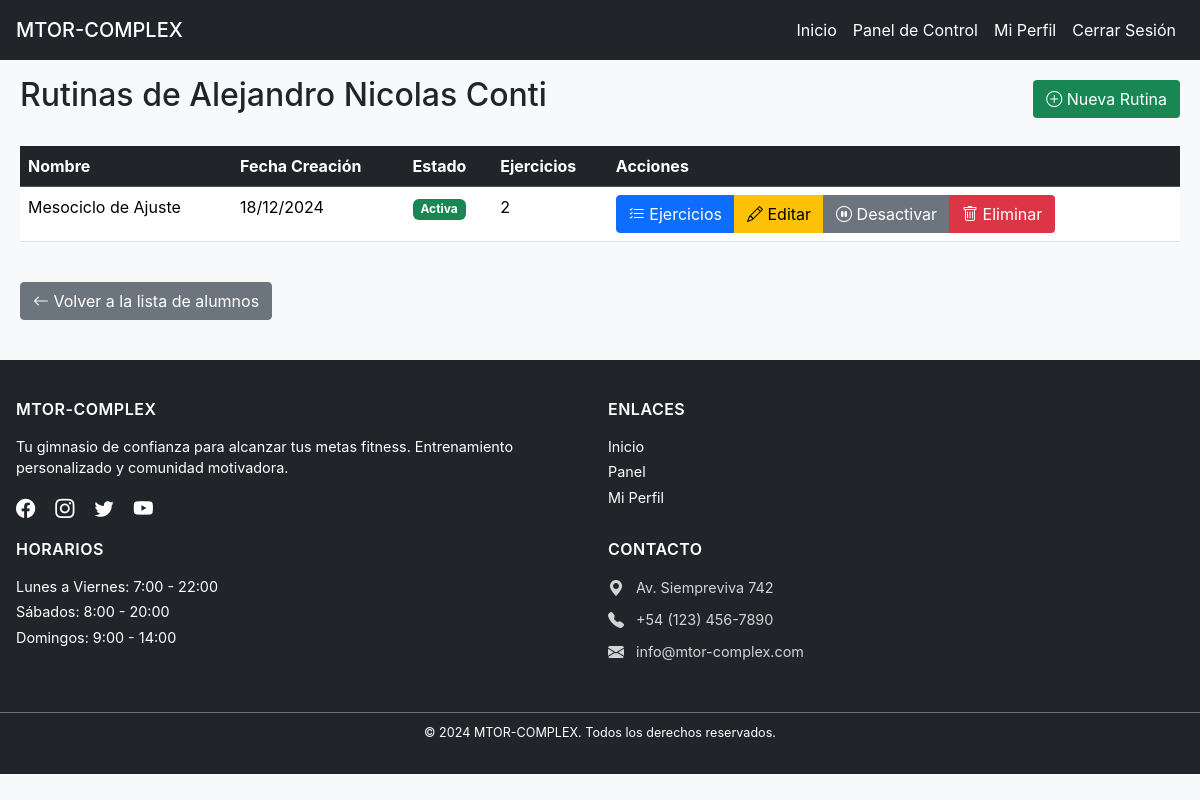
The page /gimnasio/profesor/alumno/1/rutinas/ (signed in) on the database its author committed.
### gimnasio/models.py (models this page shows, shortened)
class Rutina(models.Model):
    nombre = models.CharField(max_length=100, default='Nueva Rutina')
    descripcion = models.TextField(blank=True)
    alumno = models.ForeignKey(Alumno, on_delete=models.CASCADE, related_name='rutinas')
    profesor = models.ForeignKey(User, on_delete=models.CASCADE, related_name='rutinas_asignadas')
    fecha_creacion = models.DateTimeField(auto_now_add=True)
    fecha_actualizacion = models.DateTimeField(auto_now=True)
    ejercicios = models.ManyToManyField(Ejercicio, through='RutinaEjercicio')
    activa = models.BooleanField(default=True)
    class Meta:
        verbose_name = "Rutina"
        verbose_name_plural = "Rutinas"
        ordering = ['-fecha_creacion']

### gimnasio/views.py (the view)
# urls.py: path('profesor/alumno/<int:alumno_id>/rutinas/', views.gestionar_rutinas_alumno, name='gestionar_rutinas_alumno'),
@login_required
@user_passes_test(es_profesor)
def gestionar_rutinas_alumno(request, alumno_id):
    if not hasattr(request.user, 'perfil') or not request.user.perfil.es_profesor:
        messages.error(request, 'No tienes permiso para acceder a esta página.')
        return redirect('gimnasio:index')
    alumno = get_object_or_404(Alumno, id=alumno_id)
    rutinas = alumno.rutinas.all().order_by('-fecha_creacion')
    context = {
        'alumno': alumno,
        'rutinas': rutinas,
        'titulo': f'Rutinas de {alumno.usuario.get_full_name() or alumno.usuario.username}'
    }
    return render(request, 'gimnasio/gestionar_rutinas_alumno.html', context)

### gimnasio/views.py (called while the page is built)
def es_profesor(user):
    if user.is_superuser:
        return True
    return user.is_authenticated and hasattr(user, 'perfil') and user.perfil.es_profesor

### gimnasio/templates/gimnasio/gestionar_rutinas_alumno.html (shortened to what this page needs)
{% extends 'gimnasio/base.html' %}
{% load static %}
{% block contenido %}
<div class="container">
    <div class="row mb-4">
        <div class="col">
            <div class="d-flex justify-content-between align-items-center mb-4">
                <h1 class="h2">{{ titulo }}</h1>
                <a href="{% url 'gimnasio:crear_rutina_alumno' alumno.id %}" class="btn btn-success">
                    <i class="bi bi-plus-circle"></i> Nueva Rutina
                </a>
            </div>
            {% if rutinas %}
                <div class="table-responsive">
                    <table class="table table-hover">
                        <thead class="table-dark">
                            <tr>
                                <th>Nombre</th>
                                <th>Fecha Creación</th>
                                <th>Estado</th>
                                <th>Ejercicios</th>
                                <th>Acciones</th>
                            </tr>
                        </thead>
                        <tbody>
                            {% for rutina in rutinas %}
                                <tr>
                                    <td>{{ rutina.nombre }}</td>
                                    <td>{{ rutina.fecha_creacion|date:"d/m/Y" }}</td>
                                    <td>
                                        {% if rutina.activa %}
                                            <span class="badge bg-success">Activa</span>
                                        {% else %}
                                            <span class="badge bg-secondary">Inactiva</span>
                                        {% endif %}
                                    </td>
                                    <td>{{ rutina.ejercicios.count }}</td>
                                    <td>
                                        <div class="btn-group">
                                            <a href="{% url 'gimnasio:ejercicios_rutina_profesor' rutina.id %}"
                                               class="btn btn-sm btn-primary">
                                                <i class="bi bi-list-check"></i> Ejercicios
                                            </a>
                                            <a href="{% url 'gimnasio:editar_rutina' rutina.id %}"
                                               class="btn btn-sm btn-warning">
                                                <i class="bi bi-pencil"></i> Editar
                                            </a>
                                            {% if rutina.activa %}
                                                <a href="{% url 'gimnasio:desactivar_rutina' rutina.id %}"
                                                   class="btn btn-sm btn-secondary">
                                                    <i class="bi bi-pause-circle"></i> Desactivar
                                                </a>
                                            {% else %}
                                                <a href="{% url 'gimnasio:activar_rutina' rutina.id %}"
                                                   class="btn btn-sm btn-success">
                                                    <i class="bi bi-play-circle"></i> Activar
                                                </a>
                                            {% endif %}
                                            <a href="{% url 'gimnasio:eliminar_rutina' rutina.id %}"
                                               class="btn btn-sm btn-danger"
                                               onclick="return confirm('¿Estás seguro de que deseas eliminar esta rutina?')">
                                                <i class="bi bi-trash"></i> Eliminar
                                            </a>
                                        </div>
                                    </td>
                                </tr>
                            {% endfor %}
                        </tbody>
                    </table>
                </div>
            {% else %}
                <div class="alert alert-info">
                    Este alumno no tiene rutinas asignadas aún.
                </div>
            {% endif %}
            <div class="mt-4">
                <a href="{% url 'gimnasio:alumnos_profesor' %}" class="btn btn-secondary">
                    <i class="bi bi-arrow-left"></i> Volver a la lista de alumnos
                </a>
            </div>
        </div>
    </div>
</div>
{% endblock %}

### gimnasio/static/gimnasio/css/styles.css (style rules this page uses)
:root { --primary-color: #0d6efd; --secondary-color: #6c757d; --success-color: #198754; --danger-color: #dc3545; --warning-color: #ffc107; --info-color: #0dcaf0; --light-color: #f8f9fa; --dark-color: #212529; --navbar-height: 60px; --footer-height: auto; }
* { margin: 0; padding: 0; box-sizing: border-box; }
body { margin: 0; padding: 0; min-height: 100vh; font-family: -apple-system, BlinkMacSystemFont, "Segoe UI", Roboto, "Helvetica Neue", Arial, sans-serif; overflow-x: hidden; background-color: var(--light-color); }
.btn, .form-control, .nav-link, .navbar, .dropdown-item, .form-select, .card, .ejercicio-form { transition: none !important; transform: none !important; box-shadow: none !important; }
.container { width: 100%; max-width: 1200px; margin: 0 auto; padding: 1rem; }
.btn { display: inline-block; font-weight: 400; text-align: center; vertical-align: middle; padding: 0.375rem 0.75rem; font-size: 1rem; line-height: 1.5; border-radius: 0.25rem; border: 1px solid transparent; cursor: pointer; text-decoration: none; }
.btn-primary { background-color: var(--primary-color); border-color: var(--primary-color); color: white; }
.btn-secondary { background-color: var(--secondary-color); border-color: var(--secondary-color); color: white; }
.row { display: flex; flex-wrap: wrap; margin-right: -0.5rem; margin-left: -0.5rem; }

### rows shown on the page
Rutina: nombre "Mesociclo de Ajuste", fecha_creacion "18/12/2024", activa "Activa", ejercicios.count "2"

### other values the page prints
{{ titulo }} "Rutinas de Alejandro Nicolas Conti"
